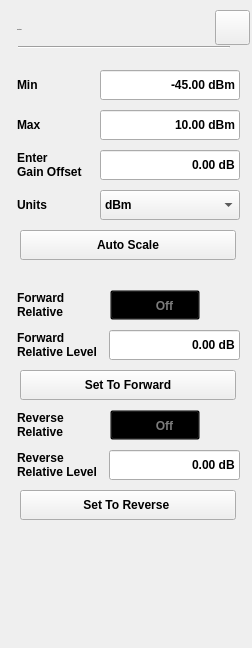
  <widget class="QWidget" name="widget" native="true">
   <property name="geometry">
    <rect>
     <x>0</x>
     <y>0</y>
     <width>252</width>
     <height>648</height>
    </rect>
   </property>
   <property name="font">
    <font>
     <weight>75</weight>
     <bold>true</bold>
    </font>
   </property>
   <property name="styleSheet">
    <string notr="true"/>
   </property>
   <widget class="QLabel" name="label_3">
    <property name="geometry">
     <rect>
      <x>17</x>
      <y>110</y>
      <width>80</width>
      <height>30</height>
     </rect>
    </property>
    <property name="text">
     <string>Max</string>
    </property>
   </widget>
   <widget class="Pm_LineEdit" name="leMax">
    <property name="geometry">
     <rect>
      <x>100</x>
      <y>110</y>
      <width>140</width>
      <height>30</height>
     </rect>
    </property>
    <property name="text">
     <string>10.00 dBm</string>
    </property>
    <property name="alignment">
     <set>Qt::AlignRight|Qt::AlignTrailing|Qt::AlignVCenter</set>
    </property>
    <property name="readOnly">
     <bool>true</bool>
    </property>
   </widget>
   <widget class="QLabel" name="lableEnterOffset">
    <property name="geometry">
     <rect>
      <x>17</x>
      <y>150</y>
      <width>80</width>
      <height>30</height>
     </rect>
    </property>
    <property name="text">
     <string>Enter
Gain Offset</string>
    </property>
   </widget>
   <widget class="Pm_LineEdit" name="leEnterOffset">
    <property name="geometry">
     <rect>
      <x>100</x>
      <y>150</y>
      <width>140</width>
      <height>30</height>
     </rect>
    </property>
    <property name="text">
     <string>0.00 dB</string>
    </property>
    <property name="alignment">
     <set>Qt::AlignRight|Qt::AlignTrailing|Qt::AlignVCenter</set>
    </property>
    <property name="readOnly">
     <bool>true</bool>
    </property>
   </widget>
   <widget class="QLabel" name="label_10">
    <property name="geometry">
     <rect>
      <x>17</x>
      <y>190</y>
      <width>80</width>
      <height>30</height>
     </rect>
    </property>
    <property name="text">
     <string>Units</string>
    </property>
   </widget>
   <widget class="QPushButton" name="pb_cancel">
    <property name="geometry">
     <rect>
      <x>215</x>
      <y>10</y>
      <width>35</width>
      <height>35</height>
     </rect>
    </property>
    <property name="styleSheet">
     <string notr="true">#Pm_Dialog_AmptSetup[status = &quot;indoor&quot;]
#pb_cancel
{
background-color:rgba(0,0,0,0);
background-image: url(:/pm/image/btn_close_normal.png);
}
#Pm_Dialog_AmptSetup[status = &quot;indoor&quot;]
#pb_cancel:pressed
{
background-image: url(:/pm/image/btn_close_click.png);
}

#Pm_Dialog_AmptSetup[status = &quot;outdoor&quot;]
#pb_cancel
{
background-color:rgba(0,0,0,0);
background-image: url(:/pm/image/btn_close_normal.png);
}
#Pm_Dialog_AmptSetup[status = &quot;outdoor&quot;]
#pb_cancel:pressed
{
background-image: url(:/pm/image/btn_close_click.png);
}

#Pm_Dialog_AmptSetup[status  =  &quot;night&quot;]  
#pb_cancel
{
background-color:rgba(0,0,0,0);
border-image: url(:/pm/image/night/btn_close_normal.png);
}
#Pm_Dialog_AmptSetup[status  =  &quot;night&quot;]  
#pb_cancel:pressed
{
border-image: url(:/pm/image/night/btn_close_click.png);
}</string>
    </property>
    <property name="text">
     <string/>
    </property>
   </widget>
   <widget class="QLabel" name="lblTitle">
    <property name="geometry">
     <rect>
      <x>17</x>
      <y>19</y>
      <width>102</width>
      <height>22</height>
     </rect>
    </property>
    <property name="font">
     <font>
      <family>Arial</family>
      <pointsize>-1</pointsize>
      <weight>75</weight>
      <italic>false</italic>
      <bold>true</bold>
     </font>
    </property>
    <property name="styleSheet">
     <string notr="true">#lblTitle
{
	font: 75 20px &quot;Arial&quot;;
	color:rgba(46,46,46,1);
	line-height:23px;
	font-weight:bold;
}</string>
    </property>
    <property name="text">
     <string>Amplitude</string>
    </property>
   </widget>
   <widget class="Line" name="line">
    <property name="geometry">
     <rect>
      <x>18</x>
      <y>46</y>
      <width>212</width>
      <height>2</height>
     </rect>
    </property>
    <property name="orientation">
     <enum>Qt::Horizontal</enum>
    </property>
   </widget>
   <widget class="QPushButton" name="pb_Scale_Auto">
    <property name="geometry">
     <rect>
      <x>20</x>
      <y>230</y>
      <width>216</width>
      <height>30</height>
     </rect>
    </property>
    <property name="styleSheet">
     <string notr="true">/*
#Pm_Dialog_AmptSetup[status = &quot;indoor&quot;]
#pb_Scale_Auto
{
	font: 75 13px &quot;Arial&quot;;
	font-weight:bold;
	color: rgba(255, 255, 255, 1);	
	background-image: url(:/pm/image/btn_w216_nor.png);
}
#Pm_Dialog_AmptSetup[status = &quot;indoor&quot;]
#pb_Scale_Auto:pressed
{
	background-image: url(:/pm/image/btn_w216_click.png);
}

#Pm_Dialog_AmptSetup[status = &quot;outdoor&quot;]
#pb_Scale_Auto
{
	font: 75 13px &quot;Arial&quot;;
	font-weight:bold;
	color: rgba(0, 0, 0, 1);	
	background-image: url(:/pm/image/outdoor/btn_w216_nor.png);
}
#Pm_Dialog_AmptSetup[status = &quot;outdoor&quot;]
#pb_Scale_Auto:pressed
{
	background-image: url(:/pm/image/btn_w216_click.png);
}

#Pm_Dialog_AmptSetup[status = &quot;night&quot;]
#pb_Scale_Auto
{
	font: 75 13px &quot;Arial&quot;;
	font-weight:bold;
	color: rgba(255, 255, 255, 1);	
	background-image: url(:/pm/image/btn_w216_nor.png);
}
#Pm_Dialog_AmptSetup[status = &quot;night&quot;]
#pb_Scale_Auto:pressed
{
	background-image: url(:/pm/image/btn_w216_click.png);
}
*/</string>
    </property>
    <property name="text">
     <string>Auto Scale</string>
    </property>
   </widget>
   <widget class="QComboBox" name="pb_unitSelect">
    <property name="geometry">
     <rect>
      <x>100</x>
      <y>190</y>
      <width>140</width>
      <height>30</height>
     </rect>
    </property>
    <property name="styleSheet">
     <string notr="true">/*
QComboBox
{
	font: 75 13px &quot;Arial&quot;;
	font-weight:bold;
	color:rgba(162, 115, 0, 1);
	padding:8px 23px 7px 10px;
	combobox-popup: 0;
	border-style:flat;
	background-image: url(:/pm/image/dropdown_normal.png);
}
QComboBox:focus
{
	background-image: url(:/pm/image/dropdown_click.png);
	
}
QComboBox::drop-down {
width: 0px;	border-style:flat;
}

QComboBox QAbstractItemView{
   font: 75 14px &quot;Arial&quot;;
	color:rgba(0, 0, 0, 1);
	background:rgba(255,255,255,1);
 outline:0px;
}
QAbstractItemView::item{
	padding-left:8px;
	width:140px;
	height:33px;
	border-style:flat;
}

QComboBox QAbstractItemView::item:selected
{
 	color:rgba(240, 179, 29, 1); 
}
*/</string>
    </property>
    <item>
     <property name="text">
      <string>dBm</string>
     </property>
    </item>
    <item>
     <property name="text">
      <string>dBV</string>
     </property>
    </item>
    <item>
     <property name="text">
      <string>dBmV</string>
     </property>
    </item>
    <item>
     <property name="text">
      <string>dBuV</string>
     </property>
    </item>
    <item>
     <property name="text">
      <string>V</string>
     </property>
    </item>
    <item>
     <property name="text">
      <string>W</string>
     </property>
    </item>
   </widget>
   <widget class="QLabel" name="label_8">
    <property name="geometry">
     <rect>
      <x>17</x>
      <y>70</y>
      <width>80</width>
      <height>30</height>
     </rect>
    </property>
    <property name="text">
     <string>Min</string>
    </property>
   </widget>
   <widget class="Pm_LineEdit" name="leMin">
    <property name="geometry">
     <rect>
      <x>100</x>
      <y>70</y>
      <width>140</width>
      <height>30</height>
     </rect>
    </property>
    <property name="text">
     <string>-45.00 dBm</string>
    </property>
    <property name="alignment">
     <set>Qt::AlignRight|Qt::AlignTrailing|Qt::AlignVCenter</set>
    </property>
    <property name="readOnly">
     <bool>true</bool>
    </property>
   </widget>
   <widget class="QLabel" name="labelSetForward">
    <property name="geometry">
     <rect>
      <x>17</x>
      <y>290</y>
      <width>80</width>
      <height>30</height>
     </rect>
    </property>
    <property name="text">
     <string>Forward
Relative</string>
    </property>
   </widget>
   <widget class="QPushButton" name="pb_ForwardRelative">
    <property name="geometry">
     <rect>
      <x>110</x>
      <y>290</y>
      <width>90</width>
      <height>30</height>
     </rect>
    </property>
    <property name="styleSheet">
     <string notr="true">#pb_ForwardRelative
{
	background-color:rgba(0,0,0,0);
	font: 75 13px &quot;Arial&quot;;
	font-weight:bold;
}
#pb_ForwardRelative:checked
{
	padding:7px 44px 6px 25px;
	color:rgba(87, 87, 87, 1);
	border-image: url(:/pm/image/toggle_on.png);
}

#pb_ForwardRelative:!checked
{
	padding:7px 17px 6px 36px;
	color:rgba(123, 123, 123, 1);
	border-image: url(:/pm/image/toggle_off.png);
}</string>
    </property>
    <property name="text">
     <string>Off</string>
    </property>
    <property name="checkable">
     <bool>true</bool>
    </property>
   </widget>
   <widget class="QPushButton" name="pb_ReverseRelative">
    <property name="geometry">
     <rect>
      <x>110</x>
      <y>410</y>
      <width>90</width>
      <height>30</height>
     </rect>
    </property>
    <property name="styleSheet">
     <string notr="true">#pb_ReverseRelative
{
	background-color:rgba(0,0,0,0);
	font: 75 13px &quot;Arial&quot;;
	font-weight:bold;
}
#pb_ReverseRelative:checked
{
	padding:7px 44px 6px 25px;
	color:rgba(87, 87, 87, 1);
	border-image: url(:/pm/image/toggle_on.png);
}

#pb_ReverseRelative:!checked
{
	padding:7px 17px 6px 36px;
	color:rgba(123, 123, 123, 1);
	border-image: url(:/pm/image/toggle_off.png);
}</string>
    </property>
    <property name="text">
     <string>Off</string>
    </property>
    <property name="checkable">
     <bool>true</bool>
    </property>
   </widget>
   <widget class="QLabel" name="labelSetReverse">
    <property name="geometry">
     <rect>
      <x>17</x>
      <y>410</y>
      <width>80</width>
      <height>30</height>
     </rect>
    </property>
    <property name="text">
     <string>Reverse
Relative</string>
    </property>
   </widget>
   <widget class="QLabel" name="labelForward">
    <property name="geometry">
     <rect>
      <x>17</x>
      <y>330</y>
      <width>91</width>
      <height>30</height>
     </rect>
    </property>
    <property name="styleSheet">
     <string notr="true">/*******************indoor**********************/
#Pm_Dialog_AmptSetup[status  =  &quot;indoor&quot;] 
#widget
{
	background-color:rgba(221,221,221,0.9);
}

#Pm_Dialog_AmptSetup[status  =  &quot;indoor&quot;] 
#widget&gt;QPushButton
{

	border-style:flat;
}

#Pm_Dialog_AmptSetup[status  =  &quot;indoor&quot;] 
#pbPreAmptOn
{
	text-align:left;
	padding:8px 23px 7px 10px;
}

#Pm_Dialog_AmptSetup[status  =  &quot;indoor&quot;] 
#widget&gt;QLabel
{
	font: 75 13px &quot;Arial&quot;;
		color:rgba(46,46,46,1);
}
	
#Pm_Dialog_AmptSetup[status  =  &quot;indoor&quot;] 
#widget&gt;#pb_cancel
{
	background-image: url(:/pm/image/btn_close_normal.png);
}

#Pm_Dialog_AmptSetup[status  =  &quot;indoor&quot;] 
#widget&gt;#pb_cancel:pressed
{
	background-image: url(:/pm/image/btn_close_click.png);
}

#Pm_Dialog_AmptSetup[status  =  &quot;indoor&quot;] 
#widget&gt;#line
{
	background-color:rgba(46,46,46,1);
}

#Pm_Dialog_AmptSetup[status  =  &quot;indoor&quot;] 
#AttenType_widget{
	policy:nofocus;
	background-image: url(:/pm/image/dropdown_box.png);
}

#Pm_Dialog_AmptSetup[status  =  &quot;indoor&quot;] 
#pb_Auto:checked
{
	color:rgba(87, 87, 87,1);
	padding: 8px 14px 7px 15px;
	background-image: url(:/pm/image/fre_checked_left.png);
}
#pb_Auto
{
	color:rgba(123, 123, 123,1);
	font: 75 13px &quot;Arial&quot;;
	border-style:flat;
	font-weight:bold;
	padding: 8px 14px 7px 15px;
	background-image: url(:/pm/image/fre_checked_right.png);
}

#Pm_Dialog_AmptSetup[status  =  &quot;indoor&quot;] 
#AttenType_widget&gt;QPushButton:checked
{

	color:rgba(240, 179, 29, 1);
}

#Pm_Dialog_AmptSetup[status  =  &quot;indoor&quot;] 
#AttenType_widget&gt;QPushButton:!checked
{
	color:rgba(0, 0, 0, 1)
}

#Pm_Dialog_AmptSetup[status  =  &quot;indoor&quot;] 
#pb_Atten_Type
{
	font: 75 13px &quot;Arial&quot;;
	font-weight:bold;
	color:rgba(162, 115, 0, 1);
	background-image: url(:/pm/image/dropdown_normal.png);
}

#Pm_Dialog_AmptSetup[status  =  &quot;indoor&quot;] 
#pb_Atten_Type:focus
{	
	background-image: url(:/pm/image/dropdown_click.png);
}

#Pm_Dialog_AmptSetup[status  =  &quot;indoor&quot;] 
Pm_LineEdit
{
	color:rgba(162, 115, 0,1);
	padding:8px 8px 7px 10px ;
	font: 75 13px &quot;Arial&quot;;
	font-weight:bold;
}

#Pm_Dialog_AmptSetup[status  =  &quot;indoor&quot;] 
Pm_LineEdit:disable
{
	color:rgba(133,133,133,0.6);
}

#Pm_Dialog_AmptSetup[status  =  &quot;indoor&quot;] 
Pm_LineEdit:focus
{
	outline: none;
	border:2px solid rgba(162,115,0,1);
}


#Pm_Dialog_AmptSetup[status  =  &quot;indoor&quot;] 
QComboBox
{
	font: 75 13px &quot;Arial&quot;;
	font-weight:bold;
	color:rgba(162, 115, 0, 1);
	padding:8px 23px 7px 10px;
	combobox-popup: 0;
	border-style:flat;
	background-image: url(:/pm/image/dropdown_normal.png);
}

#Pm_Dialog_AmptSetup[status  =  &quot;indoor&quot;] 
QComboBox:focus
{
	background-image: url(:/pm/image/dropdown_click.png);
}

#Pm_Dialog_AmptSetup[status  =  &quot;indoor&quot;] 
QComboBox::drop-down 
{
	width: 0px;	
	border-style:flat;
}

#Pm_Dialog_AmptSetup[status  =  &quot;indoor&quot;] 
QComboBox QAbstractItemView{
   font: 75 14px &quot;Arial&quot;;
	color:rgba(0, 0, 0, 1);
	background:rgba(255,255,255,1);
 	outline:0px;
	border-style:solid;
	border-color:rgba(151, 151, 151, 1);
	border-width:1px;
}
#Pm_Dialog_AmptSetup[status  =  &quot;indoor&quot;] 
QAbstractItemView::item{
	padding-left:8px;
	width:140px;
	height:32px;
	border-style:flat;
}

#Pm_Dialog_AmptSetup[status  =  &quot;indoor&quot;] 
QComboBox QAbstractItemView::item:selected
{
 	color:rgba(240, 179, 29, 1); 
}

#Pm_Dialog_AmptSetup[status  =  &quot;indoor&quot;] 
#pb_Auto:checked
{
	color:rgba(87, 87, 87,1);
	padding: 8px 14px 7px 15px;
	background-image: url(:/pm/image/fre_checked_left.png);
}

#Pm_Dialog_AmptSetup[status  =  &quot;indoor&quot;] 
#pb_Auto
{
	color:rgba(123, 123, 123,1);
	font: 75 13px &quot;Arial&quot;;
	border-style:flat;
	font-weight:bold;
	padding: 8px 14px 7px 15px;
	background-image: url(:/pm/image/fre_checked_right.png);
}

#Pm_Dialog_AmptSetup[status  =  &quot;indoor&quot;] 
#pb_Manual:checked
{
	color:rgba(87, 87, 87,1);
	padding: 8px 5px 7px 6px;
	background-image: url(:/pm/image/fre_checked_right.png);
	background-position:right;
}

#Pm_Dialog_AmptSetup[status  =  &quot;indoor&quot;] 
#pb_Manual
{
	color:rgba(123, 123, 123,1);
	font: 75 13px &quot;Arial&quot;;
	border-style:flat;
	font-weight:bold;
	padding: 8px 5px 7px 6px;
	background-image: url(:/pm/image/fre_checked_left.png);
	background-position:right;
}

#Pm_Dialog_AmptSetup[status  =  &quot;indoor&quot;] 
#pb_Scale_Auto
{
	font: 75 13px &quot;Arial&quot;;
	font-weight:bold;
	color:rgba(255, 255, 255, 1);
	background-image: url(:/pm/image/btn_w216_nor.png);
	text-align:center;
}

#Pm_Dialog_AmptSetup[status  =  &quot;indoor&quot;] 
#pb_Scale_Auto:pressed
{
	
	background-image: url(:/pm/image/btn_w216_click.png);
}
#Pm_Dialog_AmptSetup[status  =  &quot;indoor&quot;] 
#pb_ForwardRelative
{
	font: 75 13px &quot;Arial&quot;;
	font-weight:bold;
	color:rgba(255, 255, 255, 1);
	background-image: url(:/pm/image/btn_w216_nor.png);
	text-align:center;
}

#Pm_Dialog_AmptSetup[status  =  &quot;indoor&quot;] 
#pb_ForwardRelative:pressed
{
	
	background-image: url(:/pm/image/btn_w216_click.png);
}
#Pm_Dialog_AmptSetup[status  =  &quot;indoor&quot;] 
#pb_ReverseRelative
{
	font: 75 13px &quot;Arial&quot;;
	font-weight:bold;
	color:rgba(255, 255, 255, 1);
	background-image: url(:/pm/image/btn_w216_nor.png);
	text-align:center;
}

#Pm_Dialog_AmptSetup[status  =  &quot;indoor&quot;] 
#pb_ReverseRelative:pressed
{
	
	background-image: url(:/pm/image/btn_w216_click.png);
}</string>
    </property>
    <property name="text">
     <string>Forward 
Relative Level</string>
    </property>
   </widget>
   <widget class="QPushButton" name="pb_SetForward">
    <property name="geometry">
     <rect>
      <x>20</x>
      <y>370</y>
      <width>216</width>
      <height>30</height>
     </rect>
    </property>
    <property name="styleSheet">
     <string notr="true">/*
#Pm_Dialog_AmptSetup[status = &quot;indoor&quot;]
#pb_Scale_Auto
{
	font: 75 13px &quot;Arial&quot;;
	font-weight:bold;
	color: rgba(255, 255, 255, 1);	
	background-image: url(:/pm/image/btn_w216_nor.png);
}
#Pm_Dialog_AmptSetup[status = &quot;indoor&quot;]
#pb_Scale_Auto:pressed
{
	background-image: url(:/pm/image/btn_w216_click.png);
}

#Pm_Dialog_AmptSetup[status = &quot;outdoor&quot;]
#pb_Scale_Auto
{
	font: 75 13px &quot;Arial&quot;;
	font-weight:bold;
	color: rgba(0, 0, 0, 1);	
	background-image: url(:/pm/image/outdoor/btn_w216_nor.png);
}
#Pm_Dialog_AmptSetup[status = &quot;outdoor&quot;]
#pb_Scale_Auto:pressed
{
	background-image: url(:/pm/image/btn_w216_click.png);
}

#Pm_Dialog_AmptSetup[status = &quot;night&quot;]
#pb_Scale_Auto
{
	font: 75 13px &quot;Arial&quot;;
	font-weight:bold;
	color: rgba(255, 255, 255, 1);	
	background-image: url(:/pm/image/btn_w216_nor.png);
}
#Pm_Dialog_AmptSetup[status = &quot;night&quot;]
#pb_Scale_Auto:pressed
{
	background-image: url(:/pm/image/btn_w216_click.png);
}
*/</string>
    </property>
    <property name="text">
     <string>Set To Forward</string>
    </property>
   </widget>
   <widget class="QPushButton" name="pb_SetReverse">
    <property name="geometry">
     <rect>
      <x>20</x>
      <y>490</y>
      <width>216</width>
      <height>30</height>
     </rect>
    </property>
    <property name="styleSheet">
     <string notr="true"/>
    </property>
    <property name="text">
     <string>Set To Reverse </string>
    </property>
   </widget>
   <widget class="Pm_LineEdit" name="leEnterForward">
    <property name="geometry">
     <rect>
      <x>109</x>
      <y>330</y>
      <width>131</width>
      <height>30</height>
     </rect>
    </property>
    <property name="text">
     <string>0.00 dB</string>
    </property>
    <property name="alignment">
     <set>Qt::AlignRight|Qt::AlignTrailing|Qt::AlignVCenter</set>
    </property>
    <property name="readOnly">
     <bool>true</bool>
    </property>
   </widget>
   <widget class="Pm_LineEdit" name="leEnterReverse">
    <property name="geometry">
     <rect>
      <x>109</x>
      <y>450</y>
      <width>131</width>
      <height>30</height>
     </rect>
    </property>
    <property name="text">
     <string>0.00 dB</string>
    </property>
    <property name="alignment">
     <set>Qt::AlignRight|Qt::AlignTrailing|Qt::AlignVCenter</set>
    </property>
    <property name="readOnly">
     <bool>true</bool>
    </property>
   </widget>
   <widget class="QLabel" name="labelReverse">
    <property name="geometry">
     <rect>
      <x>17</x>
      <y>450</y>
      <width>91</width>
      <height>30</height>
     </rect>
    </property>
    <property name="text">
     <string>Reverse 
Relative Level</string>
    </property>
   </widget>
  </widget>
